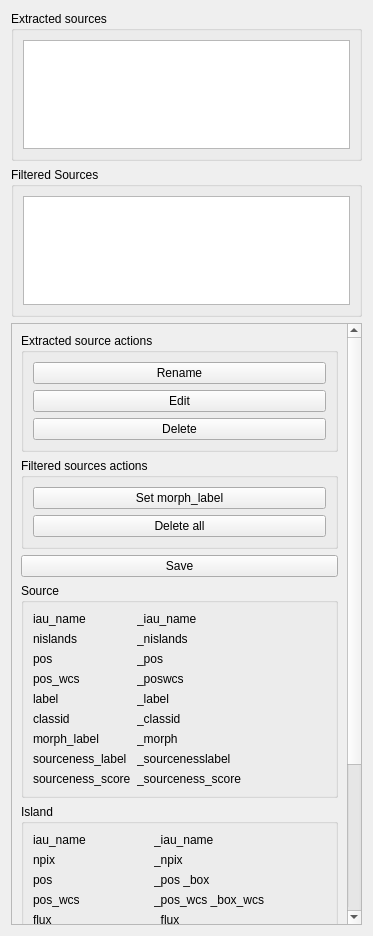
<?xml version="1.0" encoding="UTF-8"?>
<ui version="4.0">
 <class>SourceWidget</class>
 <widget class="QWidget" name="SourceWidget">
  <property name="geometry">
   <rect>
    <x>0</x>
    <y>0</y>
    <width>373</width>
    <height>936</height>
   </rect>
  </property>
  <property name="windowTitle">
   <string>Form</string>
  </property>
  <layout class="QVBoxLayout" name="verticalLayout">
   <item alignment="Qt::AlignTop">
    <widget class="QGroupBox" name="boxExtracted">
     <property name="maximumSize">
      <size>
       <width>16777215</width>
       <height>150</height>
      </size>
     </property>
     <property name="title">
      <string>Extracted sources</string>
     </property>
     <layout class="QVBoxLayout" name="verticalLayout_2">
      <item>
       <widget class="QListWidget" name="listExtracted"/>
      </item>
     </layout>
    </widget>
   </item>
   <item>
    <widget class="QGroupBox" name="boxFiltered">
     <property name="maximumSize">
      <size>
       <width>16777215</width>
       <height>150</height>
      </size>
     </property>
     <property name="title">
      <string>Filtered Sources</string>
     </property>
     <layout class="QVBoxLayout" name="verticalLayout_5">
      <item>
       <widget class="QListWidget" name="listFiltered"/>
      </item>
     </layout>
    </widget>
   </item>
   <item>
    <widget class="QScrollArea" name="scrollArea">
     <property name="widgetResizable">
      <bool>true</bool>
     </property>
     <widget class="QWidget" name="scrollAreaWidgetContents">
      <property name="geometry">
       <rect>
        <x>0</x>
        <y>0</y>
        <width>340</width>
        <height>936</height>
       </rect>
      </property>
      <layout class="QVBoxLayout" name="verticalLayout_4">
       <item>
        <widget class="QGroupBox" name="groupBox">
         <property name="title">
          <string>Extracted source actions</string>
         </property>
         <layout class="QVBoxLayout" name="verticalLayout_3">
          <item>
           <widget class="QPushButton" name="btnRename">
            <property name="text">
             <string>Rename</string>
            </property>
           </widget>
          </item>
          <item>
           <widget class="QPushButton" name="btnEdit">
            <property name="text">
             <string>Edit</string>
            </property>
            <property name="checkable">
             <bool>true</bool>
            </property>
           </widget>
          </item>
          <item>
           <widget class="QPushButton" name="btnDelete">
            <property name="text">
             <string>Delete</string>
            </property>
           </widget>
          </item>
         </layout>
        </widget>
       </item>
       <item>
        <widget class="QGroupBox" name="groupBox_2">
         <property name="title">
          <string>Filtered sources actions</string>
         </property>
         <layout class="QVBoxLayout" name="verticalLayout_6">
          <item>
           <widget class="QPushButton" name="btnMorphLabel">
            <property name="text">
             <string>Set morph_label</string>
            </property>
           </widget>
          </item>
          <item>
           <widget class="QPushButton" name="btnDeleteAll">
            <property name="text">
             <string>Delete all</string>
            </property>
           </widget>
          </item>
         </layout>
        </widget>
       </item>
       <item>
        <widget class="QPushButton" name="btnSave">
         <property name="text">
          <string>Save</string>
         </property>
        </widget>
       </item>
       <item>
        <widget class="QGroupBox" name="boxSource">
         <property name="title">
          <string>Source</string>
         </property>
         <layout class="QFormLayout" name="formLayout">
          <property name="labelAlignment">
           <set>Qt::AlignLeading|Qt::AlignLeft|Qt::AlignVCenter</set>
          </property>
          <property name="formAlignment">
           <set>Qt::AlignLeading|Qt::AlignLeft|Qt::AlignTop</set>
          </property>
          <item row="0" column="0">
           <widget class="QLabel" name="label_3">
            <property name="text">
             <string>iau_name</string>
            </property>
           </widget>
          </item>
          <item row="0" column="1">
           <widget class="QLabel" name="labelSourceIau">
            <property name="text">
             <string>_iau_name</string>
            </property>
           </widget>
          </item>
          <item row="1" column="0">
           <widget class="QLabel" name="label_6">
            <property name="text">
             <string>nislands</string>
            </property>
           </widget>
          </item>
          <item row="1" column="1">
           <widget class="QLabel" name="labelNumIslands">
            <property name="text">
             <string>_nislands</string>
            </property>
           </widget>
          </item>
          <item row="2" column="0">
           <widget class="QLabel" name="label_7">
            <property name="text">
             <string>pos</string>
            </property>
           </widget>
          </item>
          <item row="2" column="1">
           <widget class="QLabel" name="labelSourcePos">
            <property name="text">
             <string>_pos</string>
            </property>
           </widget>
          </item>
          <item row="3" column="0">
           <widget class="QLabel" name="label_8">
            <property name="text">
             <string>pos_wcs</string>
            </property>
           </widget>
          </item>
          <item row="3" column="1">
           <widget class="QLabel" name="labelSourcePosWCS">
            <property name="text">
             <string>_poswcs</string>
            </property>
           </widget>
          </item>
          <item row="4" column="0">
           <widget class="QLabel" name="label_5">
            <property name="text">
             <string>label</string>
            </property>
           </widget>
          </item>
          <item row="4" column="1">
           <widget class="QLabel" name="labelSourceLabel">
            <property name="text">
             <string>_label</string>
            </property>
           </widget>
          </item>
          <item row="5" column="0">
           <widget class="QLabel" name="label_4">
            <property name="text">
             <string>classid</string>
            </property>
           </widget>
          </item>
          <item row="5" column="1">
           <widget class="QLabel" name="labelSourceClassId">
            <property name="text">
             <string>_classid</string>
            </property>
           </widget>
          </item>
          <item row="6" column="0">
           <widget class="QLabel" name="label_11">
            <property name="text">
             <string>morph_label</string>
            </property>
           </widget>
          </item>
          <item row="6" column="1">
           <widget class="QLabel" name="labelSourceMorphLabel">
            <property name="text">
             <string>_morph</string>
            </property>
           </widget>
          </item>
          <item row="7" column="0">
           <widget class="QLabel" name="label_12">
            <property name="text">
             <string>sourceness_label</string>
            </property>
           </widget>
          </item>
          <item row="7" column="1">
           <widget class="QLabel" name="labelSourceSourcenessLabel">
            <property name="text">
             <string>_sourcenesslabel</string>
            </property>
           </widget>
          </item>
          <item row="8" column="0">
           <widget class="QLabel" name="label_13">
            <property name="text">
             <string>sourceness_score</string>
            </property>
           </widget>
          </item>
          <item row="8" column="1">
           <widget class="QLabel" name="labelSourceSourcenessScore">
            <property name="text">
             <string>_sourceness_score</string>
            </property>
           </widget>
          </item>
         </layout>
        </widget>
       </item>
       <item>
        <widget class="QGroupBox" name="boxIslands">
         <property name="title">
          <string>Island</string>
         </property>
         <layout class="QFormLayout" name="formLayout_2">
          <property name="labelAlignment">
           <set>Qt::AlignLeading|Qt::AlignLeft|Qt::AlignVCenter</set>
          </property>
          <property name="formAlignment">
           <set>Qt::AlignLeading|Qt::AlignLeft|Qt::AlignTop</set>
          </property>
          <item row="0" column="0">
           <widget class="QLabel" name="label">
            <property name="text">
             <string>iau_name</string>
            </property>
           </widget>
          </item>
          <item row="0" column="1">
           <widget class="QLabel" name="labelIslandIau">
            <property name="text">
             <string>_iau_name</string>
            </property>
           </widget>
          </item>
          <item row="1" column="0">
           <widget class="QLabel" name="label_2">
            <property name="text">
             <string>npix</string>
            </property>
           </widget>
          </item>
          <item row="1" column="1">
           <widget class="QLabel" name="labelIslandNpix">
            <property name="text">
             <string>_npix</string>
            </property>
           </widget>
          </item>
          <item row="2" column="0">
           <widget class="QLabel" name="label_9">
            <property name="text">
             <string>pos</string>
            </property>
           </widget>
          </item>
          <item row="2" column="1">
           <widget class="QLabel" name="labelIslandPos">
            <property name="text">
             <string>_pos _box</string>
            </property>
           </widget>
          </item>
          <item row="3" column="0">
           <widget class="QLabel" name="label_10">
            <property name="text">
             <string>pos_wcs</string>
            </property>
           </widget>
          </item>
          <item row="3" column="1">
           <widget class="QLabel" name="labelIslandPosWCS">
            <property name="text">
             <string>_pos_wcs _box_wcs</string>
            </property>
           </widget>
          </item>
          <item row="4" column="0">
           <widget class="QLabel" name="label_14">
            <property name="text">
             <string>flux</string>
            </property>
           </widget>
          </item>
          <item row="4" column="1">
           <widget class="QLabel" name="labelIslandFlux">
            <property name="text">
             <string>_flux</string>
            </property>
           </widget>
          </item>
          <item row="5" column="0">
           <widget class="QLabel" name="label_15">
            <property name="text">
             <string>Smax, Stot</string>
            </property>
           </widget>
          </item>
          <item row="5" column="1">
           <widget class="QLabel" name="labelIslandS">
            <property name="text">
             <string>_S</string>
            </property>
           </widget>
          </item>
          <item row="6" column="0">
           <widget class="QLabel" name="label_16">
            <property name="text">
             <string>bkg, rms</string>
            </property>
           </widget>
          </item>
          <item row="6" column="1">
           <widget class="QLabel" name="labelIslandBkgRms">
            <property name="text">
             <string>_bkg _rms</string>
            </property>
           </widget>
          </item>
          <item row="7" column="0">
           <widget class="QLabel" name="label_17">
            <property name="text">
             <string>fitinfo</string>
            </property>
           </widget>
          </item>
          <item row="7" column="1">
           <widget class="QLabel" name="labelIslandFit">
            <property name="text">
             <string>_fitinfo</string>
            </property>
           </widget>
          </item>
          <item row="8" column="0">
           <widget class="QLabel" name="label_18">
            <property name="text">
             <string>minsize, maxsice</string>
            </property>
           </widget>
          </item>
          <item row="8" column="1">
           <widget class="QLabel" name="labelIslandMinMax">
            <property name="text">
             <string>_min _max</string>
            </property>
           </widget>
          </item>
          <item row="9" column="0">
           <widget class="QLabel" name="label_19">
            <property name="text">
             <string>beam_area_ratio_par</string>
            </property>
           </widget>
          </item>
          <item row="9" column="1">
           <widget class="QLabel" name="labelIslandBeam">
            <property name="text">
             <string>_beam_area_ratio_par</string>
            </property>
           </widget>
          </item>
          <item row="10" column="0">
           <widget class="QLabel" name="label_20">
            <property name="text">
             <string>resolved</string>
            </property>
           </widget>
          </item>
          <item row="10" column="1">
           <widget class="QLabel" name="labelIslandResolved">
            <property name="text">
             <string>_resolved</string>
            </property>
           </widget>
          </item>
          <item row="11" column="0">
           <widget class="QLabel" name="label_21">
            <property name="text">
             <string>border</string>
            </property>
           </widget>
          </item>
          <item row="11" column="1">
           <widget class="QLabel" name="labelIslandBorder">
            <property name="text">
             <string>_border</string>
            </property>
           </widget>
          </item>
          <item row="12" column="0">
           <widget class="QLabel" name="label_22">
            <property name="text">
             <string>sourceness_label</string>
            </property>
           </widget>
          </item>
          <item row="12" column="1">
           <widget class="QLabel" name="labelIslandSourcenessLabel">
            <property name="text">
             <string>_sourceness_label</string>
            </property>
           </widget>
          </item>
          <item row="13" column="0">
           <widget class="QLabel" name="label_23">
            <property name="text">
             <string>sourceness_score</string>
            </property>
           </widget>
          </item>
          <item row="13" column="1">
           <widget class="QLabel" name="labelIslandSourcenessScore">
            <property name="text">
             <string>_sourceness_score</string>
            </property>
           </widget>
          </item>
         </layout>
        </widget>
       </item>
      </layout>
     </widget>
    </widget>
   </item>
  </layout>
 </widget>
 <resources/>
 <connections/>
</ui>
